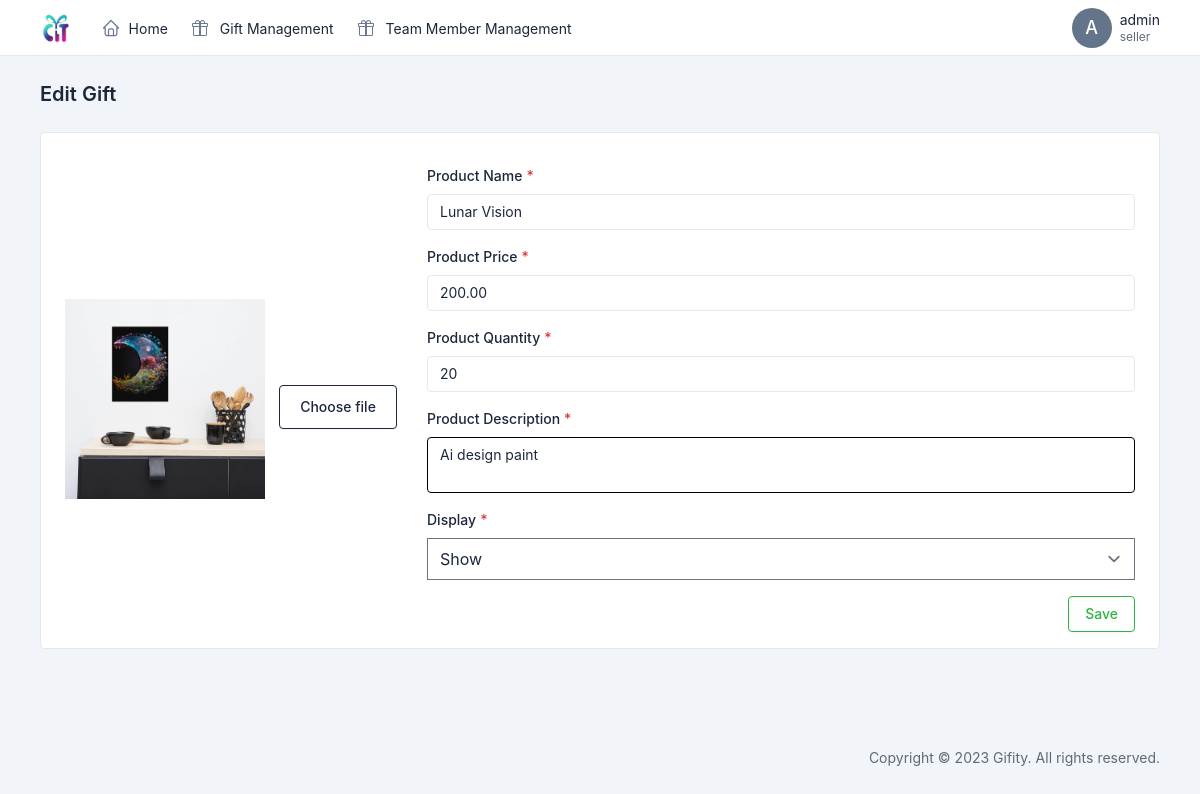
Page /edit-product.php?id=4 (signed in) on the committed database.
### tables this page shows
CREATE TABLE `products` (
  `id` int(11) NOT NULL,
  `seller_id` int(11) NOT NULL,
  `name` varchar(255) NOT NULL,
  `description` text DEFAULT NULL,
  `price` decimal(10,2) NOT NULL,
  `quantity` int(11) NOT NULL DEFAULT 0,
  `image_url` varchar(255) DEFAULT NULL,
  `status` enum('show', 'hide', 'deleted') NOT NULL DEFAULT 'show'
);

### classes/product.class.php (called while the page is built, shortened)
<?php
class Product
{
    private $conn;
    private $table = "products";
    public function __construct($conn)
    {
        $this->conn = $conn;
    }
    public function select_one($id)
    {
        return $this->query("SELECT * FROM {$this->table} WHERE id = ? AND status != 'deleted'", "i", [$id]);
    }
    private function query($query, $bind_types = "", $params = [], $return_affected_rows = false)
    {
        $stmt = $this->conn->prepare($query);
        if (!empty($bind_types) && !empty($params)) {
            $stmt->bind_param($bind_types, ...$params);
        }
        $stmt->execute();
        return $stmt->get_result();
    }
}
?>

### public/edit-product.php (the view, shortened to what this page needs)
<?php
include_once('../includes/header.inc.php');
include_once('../includes/navbar.inc.php');
include_once('../includes/page-wrapper-start.inc.php');
require_once('../classes/product.class.php');
if (isset($_GET['id']) && $_SESSION['role'] == 'seller') {
    $id = $_GET['id'];
    $product = new Product($conn);
    $product_result = $product->select_one($id);
    if ($product_result->num_rows > 0) {
        $product_data = $product_result->fetch_assoc();
    } else {
        header("Location: product.php");
        exit();
    }
} else {
    header("Location: product.php");
    exit();
}
$name = $product_data['name'];
$price = $product_data['price'];
$quantity = $product_data['quantity'];
$description = $product_data['description'];
$status = $product_data['status'];
?>
<div class="page-body" id="edit_product">
    <div class="container-xl">
        <form method="post" enctype="multipart/form-data">
            <div class="card">
                <div class="card-body">
                    <div class="row row-cards">
                        <div class="col-4 flex flex-wrap justify-center items-center">
                            <img id="preview" src="<?= htmlspecialchars($product_data['image_url']); ?>"
                                class="img-fiuld w-[200px] h-auto flex-1" />
                            <div class="d-flex justify-content-center mt-3 flex-1">
                                <div class="btn btn-outline-dark btn-rounded">
                                    <label class="form-label m-1" for="product-img">Choose file</label>
                                </div>
                            </div>
                        </div>
                        <div class="col-8">
                            <div class="mb-3">
                                <label class="form-label required">Product Name</label>
                                <input type="text" class="form-control required" name="product-name"
                                    placeholder="Product Name" value="<?= htmlspecialchars($name); ?>">
                            </div>
                            <div class="mb-3">
                                <label class="form-label required">Product Price</label>
                                <input type="text" class="form-control" name="product-price"
                                    placeholder="Product Price" value="<?= htmlspecialchars($price); ?>">
                            </div>
                            <div class="mb-3">
                                <label class="form-label required">Product Quantity</label>
                                <input type="number" class="form-control" name="product-quantity"
                                    placeholder="Product Quantity" min="0" step="1" value="<?= htmlspecialchars($quantity); ?>">
                            </div>
                            <div class="mb-3">
                                <label class="form-label required">Product Description</label>
                                <textarea class="form-control" data-bs-toggle="autosize" name="product-description"
                                    placeholder="Product Description"
                                    style="border: black 1px solid;"><?= htmlspecialchars($description); ?></textarea>
                            </div>
                            <div class="mb-3">
                                <label class="form-label required">Display</label>
                                <select class="form-control form-select" name="product-status">
                                    <option value="<?= htmlspecialchars("show"); ?>" <?php if ($status === 'show') {
                                        echo "selected";
                                    } ?>>
                                        Show</option>
                                </select>
                            </div>
                            <div class="d-flex justify-content-end">
                                <input type="submit" class="btn btn-outline-green" value="Save" />
                            </div>
                        </div>
                    </div>
                </div>
            </div>
        </form>
    </div>
</div>
<?php
include_once('../includes/page-wrapper-end.inc.php');
include_once('../includes/footer.inc.php');
?>

### rows in the picture
products: product-name "Lunar Vision", product-price "200.00", product-quantity "20", product-description "Ai design paint", product-status "Show"

### other values in the picture
$fistChar "A"
$_SESSION['user_name'] "admin"
$_SESSION['role'] "seller"
$page_title "Edit Gift"
